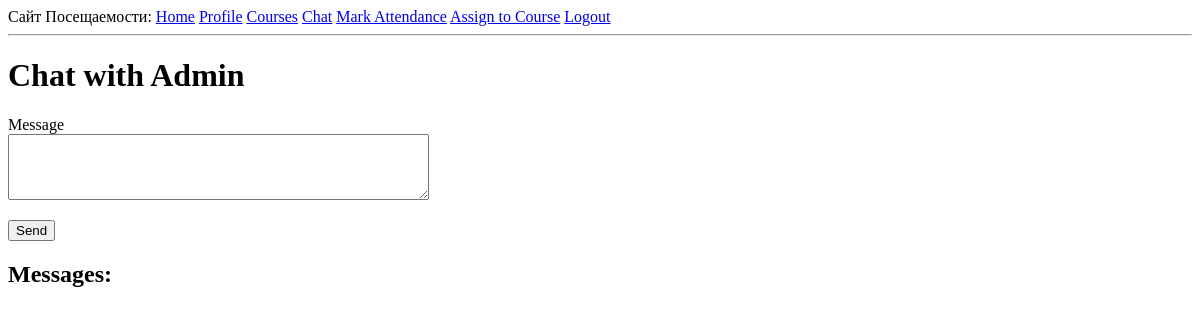
Before: /chat/2 (signed in) with the older database file.
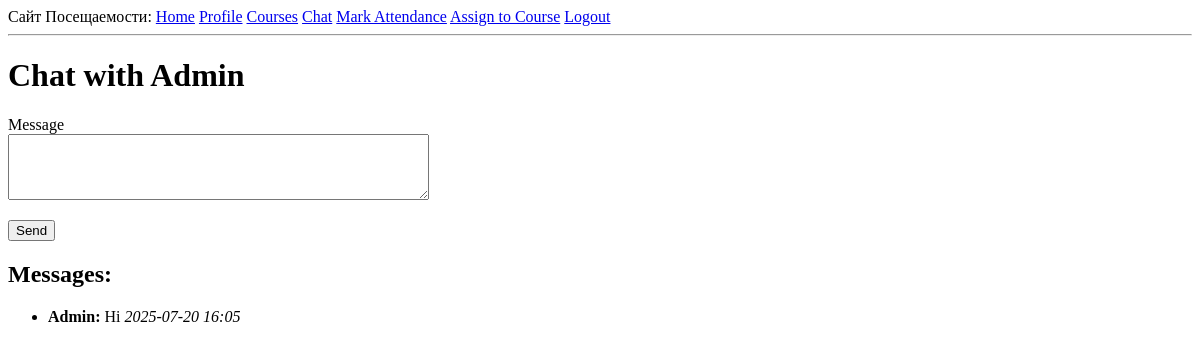
After: the same page with the newer database file.
### app/models.py (models this page shows, shortened)
class Message(db.Model):
    id: so.Mapped[int] = so.mapped_column(primary_key=True)
    sender_id: so.Mapped[int] = so.mapped_column(sa.ForeignKey('user.id'), nullable=False)
    recipient_id: so.Mapped[int] = so.mapped_column(sa.ForeignKey('user.id'), nullable=False)
    body: so.Mapped[str] = so.mapped_column(sa.String(140), nullable=False)
    timestamp: so.Mapped[datetime] = so.mapped_column(sa.DateTime, index=True, default=lambda: datetime.now(timezone.utc))
    sender: so.Mapped['User'] = so.relationship('User', foreign_keys=[sender_id], back_populates='sent_messages')
    recipient: so.Mapped['User'] = so.relationship('User', foreign_keys=[recipient_id], back_populates='received_messages')

class User(UserMixin, db.Model):
    id: so.Mapped[int] = so.mapped_column(primary_key=True)
    username: so.Mapped[str] = so.mapped_column(sa.String(64), index=True, unique=True)
    email: so.Mapped[str] = so.mapped_column(sa.String(120), index=True, unique=True)
    password_hash: so.Mapped[Optional[str]] = so.mapped_column(sa.String(256))
    role: so.Mapped[str] = so.mapped_column(sa.String(20), default='student')
    about_me: so.Mapped[Optional[str]] = so.mapped_column(sa.String(140))
    last_seen: so.Mapped[Optional[datetime]] = so.mapped_column(default=lambda: datetime.now(timezone.utc))
    sent_messages: so.Mapped[List['Message']] = so.relationship(
        'Message',
        foreign_keys='Message.sender_id',
        back_populates='sender'
    )
    received_messages: so.Mapped[List['Message']] = so.relationship(
        'Message',
        foreign_keys='Message.recipient_id',
        back_populates='recipient'
    )
    teaching_courses: so.WriteOnlyMapped['Course'] = so.relationship(
        secondary=teacher_course_association,
        back_populates='teachers'
    )
    enrolled_courses: so.WriteOnlyMapped['Course'] = so.relationship(
        secondary=student_course_association,
        back_populates='students'
    )
    attendance_records: so.WriteOnlyMapped['AttendanceRecord'] = so.relationship(
        back_populates='student',
        cascade="all, delete-orphan"
    )

### app/routes.py (the view)
@app.route('/chat/<int:recipient_id>', methods=['GET', 'POST'])
@login_required
def chat(recipient_id):
    form = MessageForm()
    if form.validate_on_submit():
        message = Message(sender_id=current_user.id, recipient_id=recipient_id, body=form.message.data)
        db.session.add(message)
        db.session.commit()
        flash('Your message has been sent!')
        return redirect(url_for('chat', recipient_id=recipient_id))
    messages = Message.query.filter(
        ((Message.sender_id == current_user.id) & (Message.recipient_id == recipient_id)) |
        ((Message.sender_id == recipient_id) & (Message.recipient_id == current_user.id))
    ).order_by(Message.timestamp.asc()).all()
    recipient = User.query.get(recipient_id)
    return render_template('chat.html', form=form, messages=messages, recipient=recipient)

### app/forms.py
class MessageForm(FlaskForm):
    message = TextAreaField('Message', validators=[DataRequired(), Length(max=140)])
    submit = SubmitField('Send')

### app/models.py (called while the page is built)
@login.user_loader
def load_user(id: int) -> Optional[User]:
    return db.session.get(User, id)

### app/routes.py (called while the page is built)
@app.before_request
def before_request():
    if current_user.is_authenticated:
        current_user.last_seen = datetime.now(timezone.utc)
        db.session.commit()

### app/templates/chat.html (shortened to what this page needs)
{% extends "base.html" %}
{% block content %}
    <h1>Chat with {{ recipient.username }}</h1>
    <form action="" method="post">
        <p>
            {{ form.message.label }}<br>
            {{ form.message(cols=50, rows=4) }}<br>
        </p>
        <p>{{ form.submit() }}</p>
    </form>
    <h2>Messages:</h2>
    <ul>
        {% for message in messages %}
            <li>
                <strong>{{ message.sender.username }}:</strong> {{ message.body }} <em>{{ message.timestamp.strftime('%Y-%m-%d %H:%M') }}</em>
            </li>
        {% endfor %}
    </ul>
{% endblock %}

Changed rows visible on the page:
added Message: sender.username "Admin", body "Hi", timestamp "2025-07-20 16:05"
